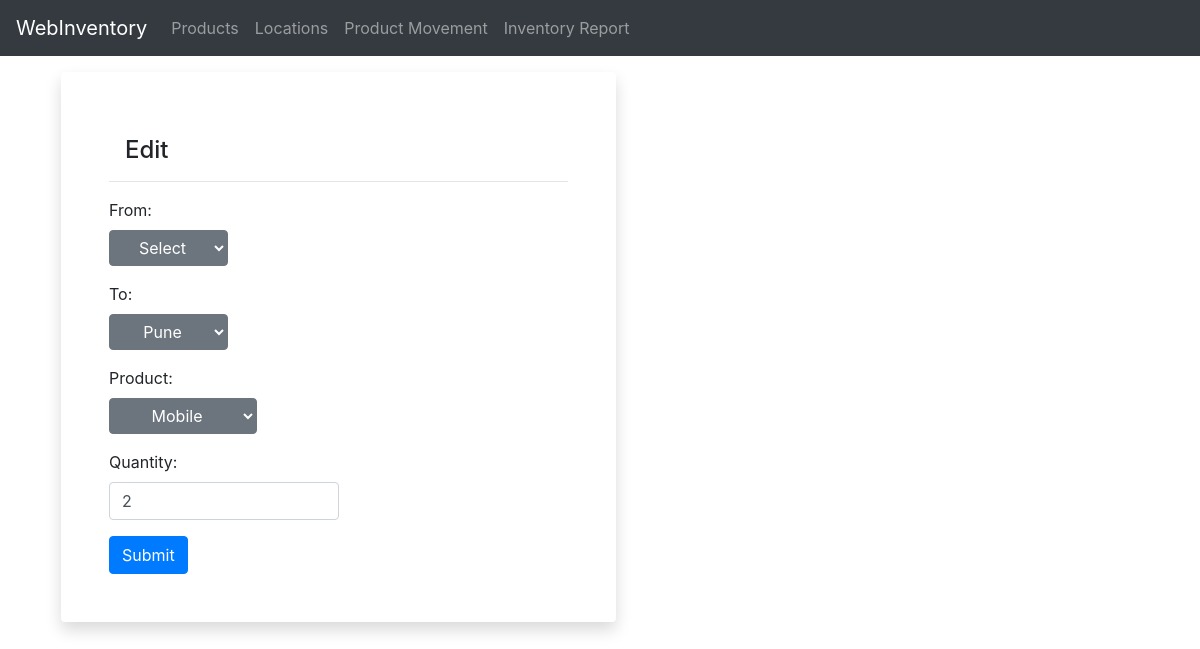
The page /product-movement/edit/1 on the database as committed earlier.
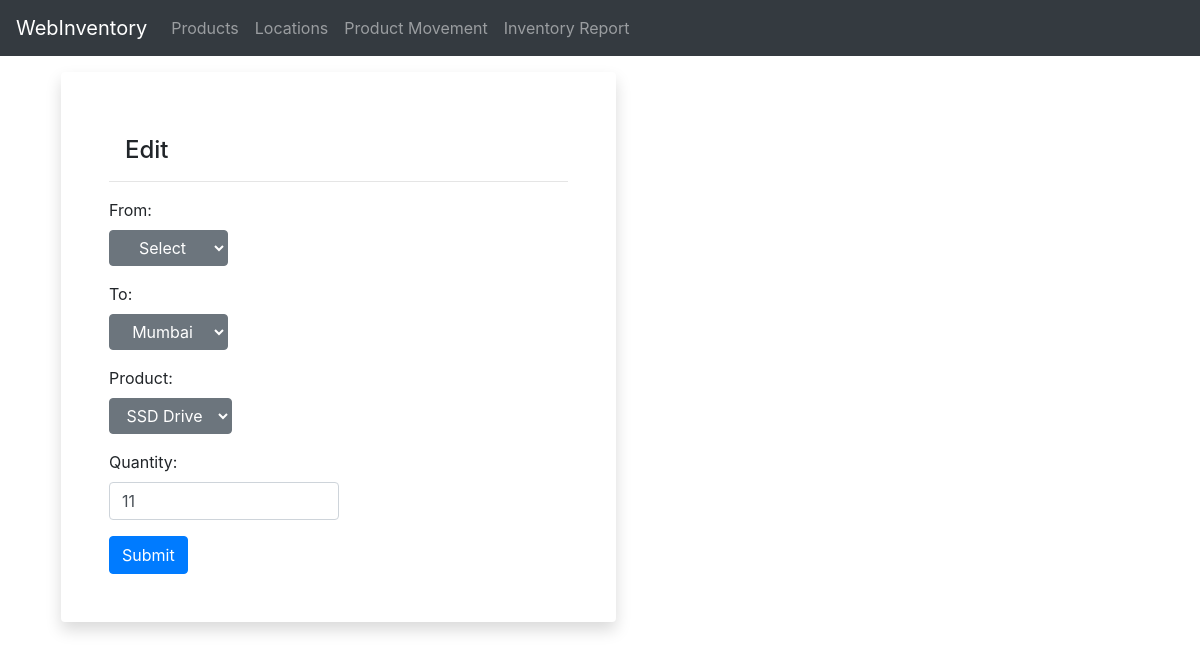
The same page on the database as committed later.
### app.py (models this page shows, shortened)
class ProductMovement(db.Model):
    __tablename__ = "ProdutMovement"
    movement_id = db.Column(db.Integer, primary_key=True)
    timestamp = db.Column(db.DateTime, nullable=False, default =datetime.utcnow )
    from_location = db.Column(db.Integer, db.ForeignKey('Location.location_id'))
    to_location = db.Column(db.Integer,db.ForeignKey('Location.location_id'))
    product_id = db.Column(db.Integer,db.ForeignKey('Product.product_id'))
    from_location_ref = db.relationship("Location",foreign_keys=[from_location])
    to_location_ref = db.relationship("Location",foreign_keys=[to_location])
    product_ref = db.relationship("Product", foreign_keys=[product_id])
    qty = db.Column(db.Integer, nullable=False)

class Location(db.Model):
    __tablename__ = "Location"
    location_id = db.Column(db.Integer, primary_key=True)
    location_name = db.Column(db.String(100), nullable=False)

class Product(db.Model):
    __tablename__ = "Product"
    product_id = db.Column(db.Integer, primary_key=True)
    product_name = db.Column(db.String(100), nullable=False)

### app.py (the view)
@app.route('/product-movement/edit/<int:id>', methods=["GET","POST"])
def edit_product_movement(id):
    movement = ProductMovement.query.get_or_404(id)
    if request.method == "POST":
        from_location = request.form['from_location']
        to_location = request.form["to_location"]
        product_id = request.form["product_id"]
        qty = int(request.form["qty"])
        result = checkStock(from_location, product_id, qty)
        if result != True:
            displayMessage(result)
            return redirect('/product-movement')
        movement.from_location = from_location
        movement.to_location = to_location
        movement.product_id = product_id
        movement.qty = qty
        db.session.commit()
        return redirect("/product-movement")
    else:
        return render_template('modify_product_movement.html', movement=movement, locations=Location.query.all(), products = Product.query.all())

### templates/modify_product_movement.html (shortened to what this page needs)
{% extends 'base.html' %} {% block head %} {% endblock %} {% block body %}
<div class="shadow p-5 m-3 bg-white rounded w-50 ">
	<h4 class="m-3">{% if movement %} Edit {% else %} Add {% endif %}</h4>
	<hr>
	<form {% if movement %} action="/product-movement/edit/{{movement.movement_id}}" {% else %} action="/product-movement/add" {% endif %} method="POST">
		<div class="form-group">
				<label for="from_location">From:</label>
				<div class="dropdown">
					<select class="btn btn-secondary dropdown-toggle" id="from_location" name="from_location">
						<option value="null">Select</option>
					</select>
				</div>
			</div>
			<div class="form-group ">
				<label for="to_location">To:</label>
				<div class="dropdown">
					<select class="btn btn-secondary dropdown-toggle" name="to_location" id="to_location">
						{% for location in locations %}
						<option class="dropdown-item" value="{{location.location_id}}" {% if (movement) and (movement.to_location == location.location_id) %} selected="selected" {% endif %}>
							{{location.location_name}}
						</option>
						{% endfor %}
					</select>
				</div>
			</div>
			<div class="form-group">
				<label for="product_id">Product:</label>
				<div class="dropdown">
					<select required class="btn btn-secondary dropdown-toggle" name="product_id" id="product_id" >
						{% for product in products %}
						<option class="dropdown-item" value="{{product.product_id}}" {% if (movement) and (movement.product_id == product.product_id) %} selected="selected" {% endif %}>
							{{product.product_name}}
						</option>
						{% endfor %}
					</select>
				</div>
			</div>
			<div class="form-group w-50">
				<label for="qty">Quantity:</label>
				<input class="form-control" type="text" name="qty" id="qty" placeholder="Enter Quantity" aria-label="Enter Quantity" {% if movement %} value="{{movement.qty}}" {% endif %} required />
			</div>
		<input class="btn btn-primary" type="submit" value="Submit" />
	</form>
</div>
{% endblock %}

Rows that differ between the two databases and show on the page:
changed ProductMovement: to_location "Pune" → "Mumbai"; product_id "Mobile" → "SSD Drive"; qty "2" → "11"
